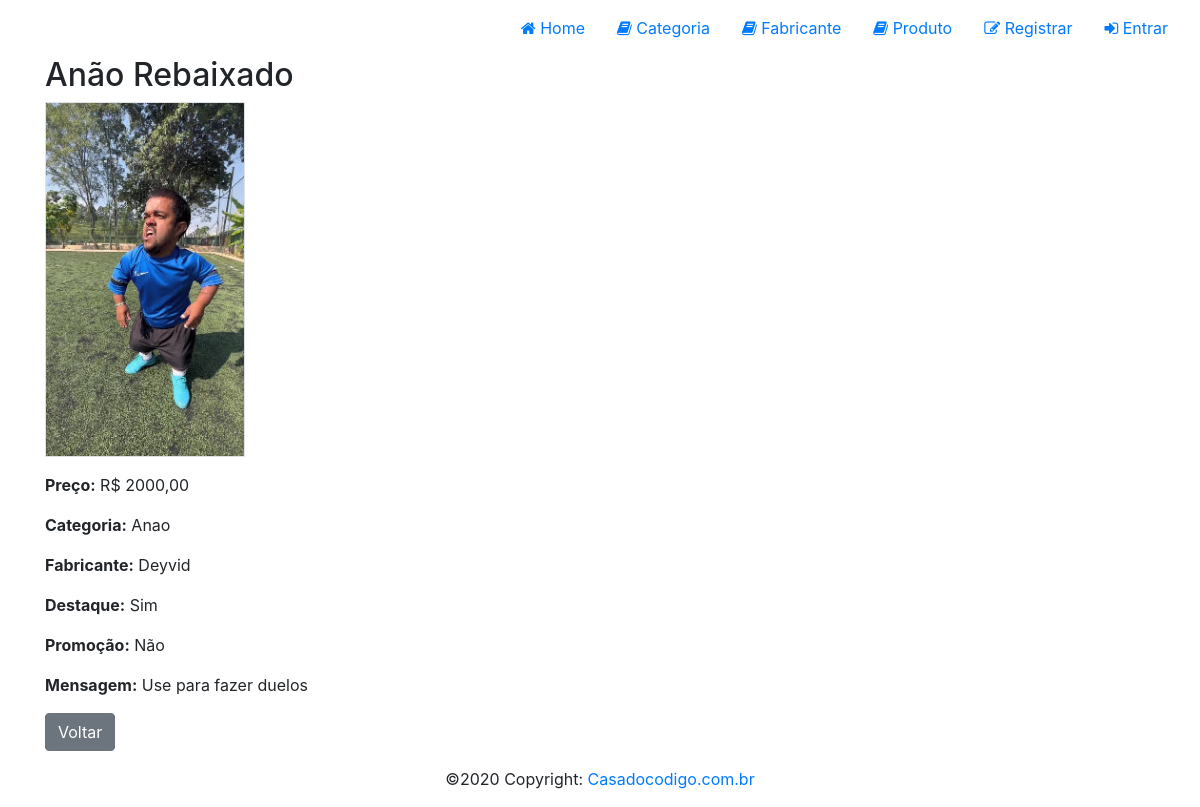
Screenshot of /produto/details/1 with the database file from the repository.
### loja/models/Produto.py (models this page shows, shortened)
class Produto(models.Model):
    produtoo = models.CharField(max_length=100)
    destaque = models.BooleanField(default=True)
    promocao = models.BooleanField(default=True)
    msgPromocao = models.CharField(max_length=100, null=True, blank=True)
    preco = models.DecimalField(max_digits=8, decimal_places=2)
    categoria = models.ForeignKey(
        Categoria,
        null=True,
        related_name='categoria' ,
        on_delete=models.SET_NULL,
    )
    fabricante = models.ForeignKey(
        Fabricante,
        null=True,
        related_name='fabricantee' ,
        on_delete=models.SET_NULL,
    )
    criado_em = models.DateTimeField(auto_now_add=True)
    alterado_em = models.DateTimeField(auto_now=True)
    image = models.ImageField(null=True, blank=True)

### loja/models/Categoria.py (models this page shows)
class Categoria(models.Model):
    Categoria = models.CharField(max_length=100)
    criado_em = models.DateTimeField(auto_now_add=True)
    alterado_em = models.DateTimeField(auto_now=True)
    def __str__(self):
        return self.Categoria

### loja/models/Fabricante.py (models this page shows)
class Fabricante(models.Model):
    fabricante = models.CharField(max_length=100)
    criado_em = models.DateTimeField(auto_now_add=True)
    alterado_em = models.DateTimeField(auto_now=True)
    def __str__(self):
        return self.fabricante

### loja/views/ProdutoView.py (the view)
def details_produto_view(request, id):
    produto = get_object_or_404(Produto.objects.select_related('categoria', 'fabricante'), id=id)
    return render(request, 'produto/produto-details.html', {'produto': produto})

### loja/templates/produto/produto-details.html (shortened to what this page needs)
{% extends "base.html" %}
{% block content %}
<div id="content"><div class="container">
    <h2>{{ produto.produtoo }}</h2>
    {% if produto.image %}<img class="border mb-3" width="200" src="{{ produto.image.url }}" alt="{{ produto.produtoo }}">{% endif %}
    <p><strong>Preço:</strong> R$ {{ produto.preco|floatformat:2 }}</p>
    <p><strong>Categoria:</strong> {{ produto.categoria|default:"Sem categoria" }}</p>
    <p><strong>Fabricante:</strong> {{ produto.fabricante|default:"Sem fabricante" }}</p>
    <p><strong>Destaque:</strong> {% if produto.destaque %}Sim{% else %}Não{% endif %}</p>
    <p><strong>Promoção:</strong> {% if produto.promocao %}Sim{% else %}Não{% endif %}</p>
    {% if produto.msgPromocao %}<p><strong>Mensagem:</strong> {{ produto.msgPromocao }}</p>{% endif %}
    <a href="{% url 'produtos' %}" class="btn btn-secondary">Voltar</a>
</div></div>
{% endblock %}

### loja/static/css/global.css (style rules this page uses)
#content { min-height: calc(100vh - 112px); }

### rows the page displays
Produto: produtoo "Anão Rebaixado", image (picture), preco "2000,00", categoria "Anao", fabricante "Deyvid", msgPromocao "Use para fazer duelos"
